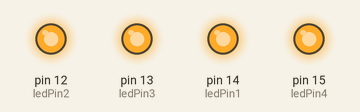
The sketch below on a simulated Arduino Uno, built with avr-gcc and run on an emulated ATmega328P. On the bench: output pins drawn as LEDs (lit = HIGH).

Above: at 0.5 s.
At 3.5 s:
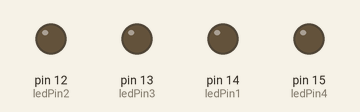
Timing chart, 0 to 4.6 s (numbered marks = the images above):
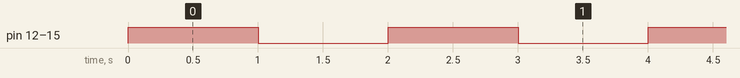

The sketch:

nyala_kedip_4.ino
```cpp
int ledPin1 = 14; // GPIO14---D5 of NodeMCU L1
int ledPin2 = 12;
int ledPin3 = 13;
int ledPin4 = 15;
void setup() {
pinMode(ledPin1, OUTPUT);
pinMode(ledPin2, OUTPUT);
pinMode(ledPin3, OUTPUT);
pinMode(ledPin4, OUTPUT);
}
void loop() {
digitalWrite(ledPin1, HIGH); //menyalakan LED
digitalWrite(ledPin2, HIGH);
digitalWrite(ledPin3, HIGH);
digitalWrite(ledPin4, HIGH);
delay(1000); // 1 s
digitalWrite(ledPin1, LOW); //mematikan LED
digitalWrite(ledPin2, LOW);
digitalWrite(ledPin3, LOW);
digitalWrite(ledPin4, LOW);
delay(1000); // 1 s
}
```

Measured:
- by itself, pin 12 (ledPin2), pin 13 (ledPin3), pin 14 (ledPin1), pin 15 (ledPin4): alternates HIGH for 1.0 s and LOW for 1.0 s
